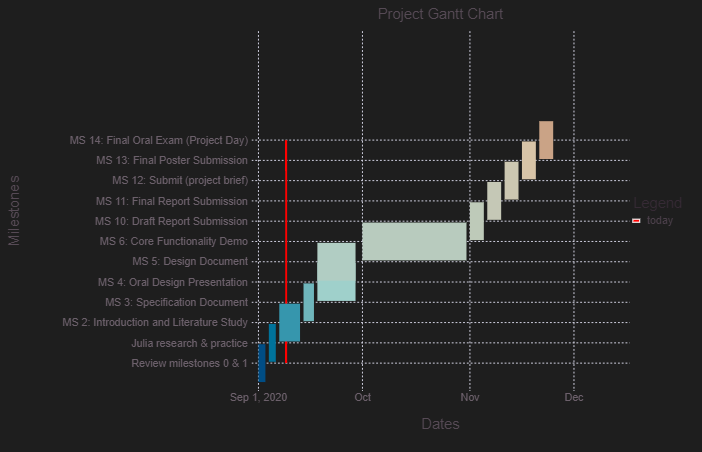

This chart was generated by the following Julia code:
# workspace()

using Dates
using DataFrames
using Gadfly

y_labels = [
    # "MS 0: Oral presentation - Complex engineering problem",
    # "MS 1: Written Assignment - Complex engineering problem",
    "Review milestones 0 & 1",
    "Julia research & practice",
    "MS 2: Introduction and Literature Study",
    "MS 3: Specification Document",
    "MS 4: Oral Design Presentation",
    "MS 5: Design Document", #(Report on the design process)",
    "MS 6: Core Functionality Demo",
    # "MS 7: ?",
    # "MS 8: ?",
    # "MS 9: ?",
    "MS 10: Draft Report Submission",
    "MS 11: Final Report Submission",
    "MS 12: Submit (project brief)",
    "MS 13: Final Poster Submission",
    "MS 14: Final Oral Exam (Project Day)"
]
# println(y_labels)
#TODO shorten each y-axis label
ylabelCutoffIndex = 15


nrOfMilestones = length(y_labels)
# println(nrOfMilestones)

start_times = Date.(
    [
        # "2020-04-01",#MS 0
        # "2020-04-01",#MS 1
        "2020-09-01",#Review milestones 0 & 1
        "2020-09-04",#Julia research & practice
        "2020-09-07",#MS 2
        "2020-09-14",#MS 3
        "2020-09-18",#MS 4
        "2020-09-18",#MS 5
        "2020-10-01",#MS 6
        # "2020-04-01",#MS 7
        # "2020-04-01",#MS 8
        # "2020-04-01",#MS 9
        "2020-11-01",#MS 10
        "2020-11-9",#MS 11
        "2020-11-16",#MS 12
        "2020-11-20",#MS 13
        "2020-11-23"#MS 14
    ]
)
# println(start_times)

# StartingDate = start_times[1]
StartingDate = Date("2020-09-01")
# println(StartingDate)

stop_times = Date.(
    [
        # "2020-04-01",#MS 0
        # "2020-04-01",#MS 1
        "2020-09-04",#Review milestones 0 & 1
        "2020-09-07",#Julia research & practice
        "2020-09-14",#MS 2
        "2020-09-18",#MS 3
        "2020-10-01",#MS 4
        "2020-10-01",#MS 5
        "2020-11-01",#MS 6
        # "2020-04-01",#MS 7
        # "2020-04-01",#MS 8
        # "2020-04-01",#MS 9
        "2020-11-09",#MS 10
        "2020-11-16",#MS 11
        "2020-11-20",#MS 12
        "2020-11-23",#MS 13
        "2020-11-30"#MS 14
    ]
)
# println(stop_times)

# EndDate = stop_times[length(stop_times)]
EndDate = Date("2020-12-15")
# println(EndDate)

yCounter = [1:nrOfMilestones][1]
println(yCounter)

today = []
for i in yCounter
    push!(today,Dates.today())
end
# println(today)

df = DataFrames.DataFrame(
    y = yCounter,
    Milestones = y_labels,
    StartTimes = start_times,
    StopTimes = stop_times
    # id = yCounter
)
println(df)

y_labels_dict = Dict(i=>df[:Milestones][i] for i in 1:nrOfMilestones)
println(y_labels_dict)

#fixed_luminance:
l = 1
#croma:
c = 1
#starting point of hue variation:
h0 = 1
#amount of colors to generate:
n = nrOfMilestones
myColors = Gadfly.luv_rainbow(l,c,h0,n)


Gadfly.set_default_plot_size(18cm,12cm) #width,height
using Colors
colormap = Colors.distinguishable_colors(nrOfEntries)

plot = Gadfly.plot(
    df,
    Coord.cartesian(
        ymin=0,
        ymax=nrOfMilestones+5,
        xmin=StartingDate,
        xmax=EndDate
    ),
    layer(
        x=:StartTimes,
        xend=:StopTimes,
        y=:y,
        yend=:y,
        # color=:y, #TODO try using y as color column
        color = rand(colormap,nrOfEntries),
        Geom.segment,
        Theme(
            line_width=5mm
        )
    ),
    layer(
        x=today,
        # x=Dates.today(),
        y=yCounter,
        Geom.line,
        Theme(
            default_color="red",
            line_width = 0.5mm
        )
    ),
    Scale.y_continuous(labels=i->get(y_labels_dict,i,"")),
    Guide.xlabel("Dates"),
    Guide.ylabel("Milestones"),
    Guide.title("Project Gantt Chart"),
    Guide.yticks(ticks=1:nrOfMilestones),
    Guide.manual_discrete_key(
        "Legend",
        ["today"],
        color=["red"],
        shape=[Shape.hline]
    ),
    Theme(
        key_position=:none,
        plot_padding=[0mm,3mm,5mm,0mm],# [left, right, top, bottom]
    )
)
